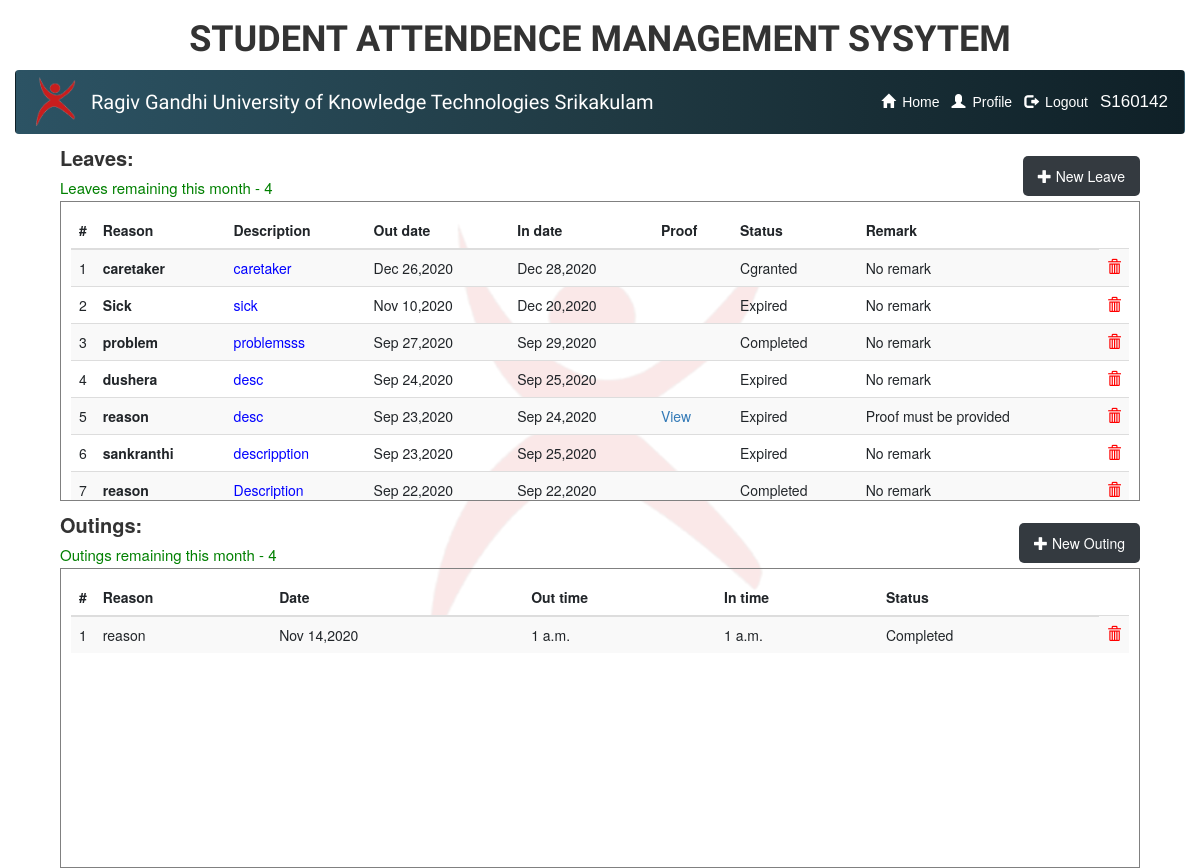
Page /olms/home (signed in) on the earlier database version.
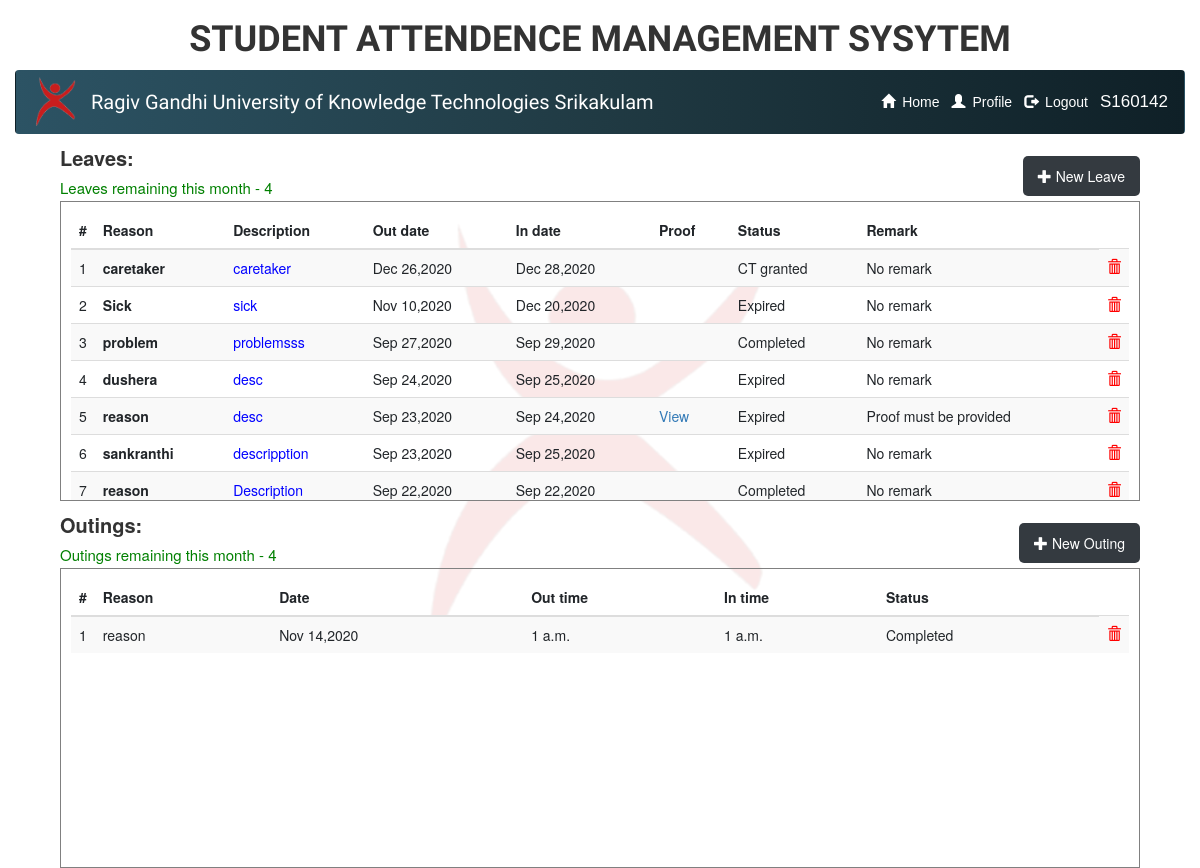
Same page on the later database version.
### olms/models.py (models this page shows)
class Leaves(models.Model):
    user = models.ForeignKey(
        UserProfile, on_delete=models.SET_NULL, related_name='leaveuser', blank=True, null=True)
    reason = models.CharField(max_length=50, default=None)
    description = models.CharField(max_length=999, default=None)
    proof = models.FileField(default=None, blank=True,
                             null=True, upload_to='proofs/', validators=[FileExtensionValidator(allowed_extensions=['pdf', 'doc', 'docx', 'jpg', 'png', 'xlsx', 'xls', 'jpeg', 'img'])])
    out_date = models.DateField(default=None, blank=True, null=True)
    in_date = models.DateField(default=None,  blank=True, null=True)
    actual_out_date = models.DateTimeField(default=None, blank=True, null=True)
    actual_in_date = models.DateTimeField(default=None, blank=True, null=True)
    statuses = [('pending', 'pending'), ('ct_granted', 'CT granted'), ('granted',
                                         'granted'), ('ct_rejected', 'CT rejected'), ('rejected', 'rejected'), ('on_leave', 'On Leave'), ('delayed', 'Delayed'), ('completed', 'Completed'), ('expired', 'Expired')]
    status = models.CharField(
        max_length=11, choices=statuses, default='pending')
    is_emergency = models.BooleanField(default=False)
    remark = models.CharField(max_length=100, default='No remark')

### olms/views.py (the view)
# urls.py: path('home', views.userhome, name='home'),
def home(response):
    if response.user.is_superuser or not isinstance(response.user, User):
        return redirect('logout')
    if userhome(response):
        return redirect(userhome(response).url)
    if not response.user.profile.in_campus:
        return redirect('nic')
    leaves = Leaves.objects.filter(user=response.user.profile).order_by('-id')
    outings = Outing.objects.filter(
        user=response.user.profile).order_by('-id')
    counts = Counts.objects.get(user=response.user.profile)
    return render(response, 'home.html', {'leaves': leaves, 'outings': outings, 'id': response.user.profile.id, 'counts': counts})

### olms/templatetags/index.py (called while the page is built)
@register.filter
def sub(value, args):
    print(value, args)
    return args-value

### olms/views.py (called while the page is built, shortened)
def resetCount():
    counts = Counts.objects.all()
    month = datetime.now().month
    if counts[0].month == counts.reverse()[0].month == month:
        return
    print('resetting counts')
    for c in counts:
        if c.month != month:
            c.leaves_this_month = 0
            c.outings_this_month = 0
            c.save()

def expireObjects():
    print('in expireobjects ')
    global date
    print(date)
    if date:
        if date == datetime.now().date():
            print('Done')
    threading.Thread(target=resetCount).start()

def userhome(response):
    print('schedule')
    threading.Thread(target=expireObjects).start()
    if response.user.profile.usertype == 'admin':
        return redirect('admin_home')
    elif response.user.profile.usertype == 'security':
        return redirect('sec_home')
    elif response.user.profile.usertype == 'care_taker':
        return redirect('care_taker')
    return

### olms/templates/home.html (shortened to what this page needs)
{% extends 'base.html' %}
{% load bootstrap4 %}
{% load index %}
{% load static %}
{%block header%}
              <li class="nav-item active">
                <a class="nav-link btn  " href="profile"
                  ><span class="glyphicon glyphicon-user">&thinsp;</span> Profile</a
                >
              </li>
              <li class="nav-item active">
                <a class="nav-link btn  " href="/logout"
                  ><span class="glyphicon glyphicon-log-out">&thinsp;</span> Logout</a
                >
              </li>
              <li class="nav-item active">
                <a class="nav-link btn   adminid" href="#">
                  <span style="font-size: 17px"> {{user.profile.id}}</span></a
                >
              </li>
            </ul>
            {%endblock%}
{% block content %}
<div  class="new">
<div style="font-size:20px;margin-left: 5%;flex:2;"x>
  <p style="margin-bottom:0;"><b>Leaves:</b></p>
    {% with counts.leaves_this_month|sub:4 as count %}
<span style='font-size:15px;{% if count == 3 or count == 4 %}color:green{%elif count == 1 or count == 2 %}color:orange{%else%}color:red{% endif %}'>Leaves remaining this month - {{count}}</span>
{% endwith %}
</div>
  <Button onClick='javascript: location.replace("newleave")' style='max-height:40px;margin-top:1%'><a href='newleave'><span class='glyphicon glyphicon-plus'></span> New Leave</a></Button>
</div>
<div class='center' >
<table class="table table-striped">
  			<thead>
					<tr>
				<th>#</th>
				<th>Reason</th>
				<th>Description</th>
				<th>Out date </th>
				<th>In date</th>
				<th>Proof</th>
				<th>Status</th>
				<th>Remark</th>
      			</tr>
    		</thead>
    		<tbody class="actions">
        {% for l in leaves %}
      		<tr>
				<td style='width:20px'>{{forloop.counter}}</td>
				<td>
				{% if l.is_emergency is True %}
				<b style='color:#ff3333'>{{l.reason}}</b>
				{% else %}
				<b>{{l.reason}}</b>
				{% endif %}
				</td>
				<td id='reason'><a href='#'>{{l.description|truncatechars:70}}<span>{{l.description}}</span></a></td>
				<td>{{l.out_date|date:'M d,Y'}}</td>
				<td>{{l.in_date|date:'M d,Y'}}</td>
				<td>{% if l.proof %}<a href="{{ l.proof.url}}" target='_blank'>View</a>{% endif %}</td>
				<td>{% if l.status == 'ct_granted' %}CT granted {% else %}{{l.status|capfirst}}{% endif %}</td>
				<td>{{l.remark}}</td>
				<td style='width:10px'><a href={% url 'del' 'l' l.id %} class='glyphicon glyphicon-trash' style='color:red'></a></td>
      		</tr>
      {% endfor %}
		</table>
</div>
<div class='new'>
<div style="font-size:20px;margin-left: 5%;flex:2;">
  <p style="margin-bottom:0;"><b>Outings:</b></p>
      {% with counts.outings_this_month|sub:4 as count %}
<span style='font-size:15px;{% if count == 3 or count == 4 %}color:green{%elif count == 1 or count == 2 %}color:orange{%else%}color:red{% endif %}'>Outings remaining this month - {{count}}</span>
{% endwith %}
</div>
	<Button style='margin-top:1%;max-height:40px' onClick='javascript: location.replace("newouting")'><a href='newouting'><span class='glyphicon glyphicon-plus'></span> New Outing</a></Button>
</div>
<div class='center' >
	<table class="table table-striped">
  		<thead>
      	<tr>
            <th>#</th>
        	<th>Reason</th>
        	<th>Date</th>
            <th>Out time</th>
            <th>In time</th>
            <th>Status</th>
      	</tr>
    	</thead>
    	<tbody class="actions">
			{% for o in outings %}
			<tr>
			<td style='width:10px'>{{forloop.counter}}</td>
			<td>{{o.reason}}</td>
			<td>{{o.date|date:'M d,Y'}}</td>
			<td>{{o.out_time}}</td>
			<td>{{o.in_time}}</td>
			<td>{{o.status|capfirst}}</td>
			<td style='width:10px'><a href={% url 'del' 'o' o.id %} class='glyphicon glyphicon-trash' style='color:red'></a></td>
			</tr>
			{% endfor %}
		</tbody>
	</table>
</div>
{% endblock content %}

Differences in the rows shown:
changed Leaves "caretaker": status "Cgranted" → (not shown); now shows "CT granted"
